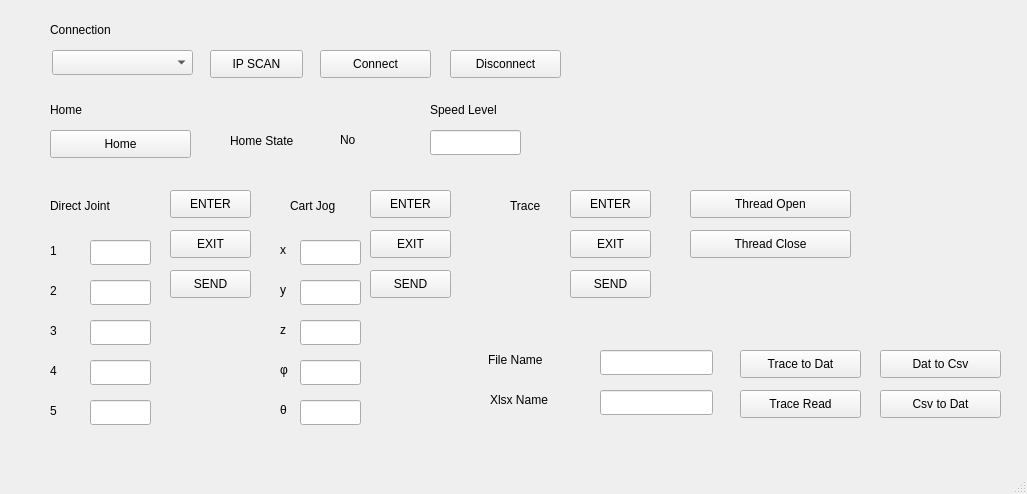
<?xml version="1.0" encoding="UTF-8"?>
<ui version="4.0">
 <class>MainWindow</class>
 <widget class="QMainWindow" name="MainWindow">
  <property name="geometry">
   <rect>
    <x>0</x>
    <y>0</y>
    <width>1027</width>
    <height>494</height>
   </rect>
  </property>
  <property name="windowTitle">
   <string>MainWindow</string>
  </property>
  <widget class="QWidget" name="centralwidget">
   <widget class="QComboBox" name="comboBox">
    <property name="geometry">
     <rect>
      <x>52</x>
      <y>50</y>
      <width>141</width>
      <height>25</height>
     </rect>
    </property>
   </widget>
   <widget class="QPushButton" name="btn_ip_scan">
    <property name="geometry">
     <rect>
      <x>210</x>
      <y>50</y>
      <width>93</width>
      <height>28</height>
     </rect>
    </property>
    <property name="text">
     <string>IP SCAN</string>
    </property>
   </widget>
   <widget class="QPushButton" name="btn_connect_controller">
    <property name="geometry">
     <rect>
      <x>320</x>
      <y>50</y>
      <width>111</width>
      <height>28</height>
     </rect>
    </property>
    <property name="text">
     <string>Connect</string>
    </property>
   </widget>
   <widget class="QPushButton" name="btn_disconnect_controller">
    <property name="geometry">
     <rect>
      <x>450</x>
      <y>50</y>
      <width>111</width>
      <height>28</height>
     </rect>
    </property>
    <property name="text">
     <string>Disconnect</string>
    </property>
   </widget>
   <widget class="QPushButton" name="btn_trace_send">
    <property name="geometry">
     <rect>
      <x>570</x>
      <y>270</y>
      <width>81</width>
      <height>28</height>
     </rect>
    </property>
    <property name="text">
     <string>SEND</string>
    </property>
   </widget>
   <widget class="QLineEdit" name="ledit_data_file_name">
    <property name="geometry">
     <rect>
      <x>600</x>
      <y>350</y>
      <width>113</width>
      <height>25</height>
     </rect>
    </property>
   </widget>
   <widget class="QLabel" name="label">
    <property name="geometry">
     <rect>
      <x>488</x>
      <y>350</y>
      <width>91</width>
      <height>20</height>
     </rect>
    </property>
    <property name="text">
     <string>File Name</string>
    </property>
   </widget>
   <widget class="QPushButton" name="btn_trace_to_dat">
    <property name="geometry">
     <rect>
      <x>740</x>
      <y>350</y>
      <width>121</width>
      <height>28</height>
     </rect>
    </property>
    <property name="text">
     <string>Trace to Dat</string>
    </property>
   </widget>
   <widget class="QPushButton" name="btn_trace_read">
    <property name="geometry">
     <rect>
      <x>740</x>
      <y>390</y>
      <width>121</width>
      <height>28</height>
     </rect>
    </property>
    <property name="text">
     <string>Trace Read</string>
    </property>
   </widget>
   <widget class="QLineEdit" name="ledit_xlsx_file_name">
    <property name="geometry">
     <rect>
      <x>600</x>
      <y>390</y>
      <width>113</width>
      <height>25</height>
     </rect>
    </property>
   </widget>
   <widget class="QLabel" name="label_2">
    <property name="geometry">
     <rect>
      <x>490</x>
      <y>390</y>
      <width>91</width>
      <height>19</height>
     </rect>
    </property>
    <property name="text">
     <string>Xlsx Name</string>
    </property>
   </widget>
   <widget class="QPushButton" name="btn_trace_to_xlsx">
    <property name="geometry">
     <rect>
      <x>880</x>
      <y>350</y>
      <width>121</width>
      <height>28</height>
     </rect>
    </property>
    <property name="text">
     <string>Dat to Csv</string>
    </property>
   </widget>
   <widget class="QPushButton" name="btn_xlsx_to_dat">
    <property name="geometry">
     <rect>
      <x>880</x>
      <y>390</y>
      <width>121</width>
      <height>28</height>
     </rect>
    </property>
    <property name="text">
     <string>Csv to Dat</string>
    </property>
   </widget>
   <widget class="QPushButton" name="btn_thread_open">
    <property name="geometry">
     <rect>
      <x>690</x>
      <y>190</y>
      <width>161</width>
      <height>28</height>
     </rect>
    </property>
    <property name="text">
     <string>Thread Open</string>
    </property>
   </widget>
   <widget class="QPushButton" name="btn_thread_close">
    <property name="geometry">
     <rect>
      <x>690</x>
      <y>230</y>
      <width>161</width>
      <height>28</height>
     </rect>
    </property>
    <property name="text">
     <string>Thread Close</string>
    </property>
   </widget>
   <widget class="QLabel" name="label_3">
    <property name="geometry">
     <rect>
      <x>50</x>
      <y>20</y>
      <width>201</width>
      <height>19</height>
     </rect>
    </property>
    <property name="text">
     <string>Connection</string>
    </property>
   </widget>
   <widget class="QLabel" name="label_4">
    <property name="geometry">
     <rect>
      <x>50</x>
      <y>100</y>
      <width>69</width>
      <height>19</height>
     </rect>
    </property>
    <property name="text">
     <string>Home</string>
    </property>
   </widget>
   <widget class="QPushButton" name="pushButton">
    <property name="geometry">
     <rect>
      <x>50</x>
      <y>130</y>
      <width>141</width>
      <height>28</height>
     </rect>
    </property>
    <property name="text">
     <string>Home</string>
    </property>
   </widget>
   <widget class="QLabel" name="label_5">
    <property name="geometry">
     <rect>
      <x>230</x>
      <y>130</y>
      <width>101</width>
      <height>21</height>
     </rect>
    </property>
    <property name="text">
     <string>Home State</string>
    </property>
   </widget>
   <widget class="QLabel" name="label_home_state">
    <property name="geometry">
     <rect>
      <x>340</x>
      <y>130</y>
      <width>81</width>
      <height>19</height>
     </rect>
    </property>
    <property name="text">
     <string>No</string>
    </property>
   </widget>
   <widget class="QLabel" name="label_6">
    <property name="geometry">
     <rect>
      <x>50</x>
      <y>190</y>
      <width>111</width>
      <height>31</height>
     </rect>
    </property>
    <property name="text">
     <string>Direct Joint</string>
    </property>
   </widget>
   <widget class="QPushButton" name="btn_direct_joint_enter">
    <property name="geometry">
     <rect>
      <x>170</x>
      <y>190</y>
      <width>81</width>
      <height>28</height>
     </rect>
    </property>
    <property name="text">
     <string>ENTER</string>
    </property>
   </widget>
   <widget class="QLineEdit" name="ledit_speed_level">
    <property name="geometry">
     <rect>
      <x>430</x>
      <y>130</y>
      <width>91</width>
      <height>25</height>
     </rect>
    </property>
   </widget>
   <widget class="QLabel" name="label_7">
    <property name="geometry">
     <rect>
      <x>430</x>
      <y>100</y>
      <width>101</width>
      <height>19</height>
     </rect>
    </property>
    <property name="text">
     <string>Speed Level</string>
    </property>
   </widget>
   <widget class="QLineEdit" name="ledit_d_j1">
    <property name="geometry">
     <rect>
      <x>90</x>
      <y>240</y>
      <width>61</width>
      <height>25</height>
     </rect>
    </property>
   </widget>
   <widget class="QLineEdit" name="ledit_d_j2">
    <property name="geometry">
     <rect>
      <x>90</x>
      <y>280</y>
      <width>61</width>
      <height>25</height>
     </rect>
    </property>
   </widget>
   <widget class="QLineEdit" name="ledit_d_j3">
    <property name="geometry">
     <rect>
      <x>90</x>
      <y>320</y>
      <width>61</width>
      <height>25</height>
     </rect>
    </property>
   </widget>
   <widget class="QLineEdit" name="ledit_d_j4">
    <property name="geometry">
     <rect>
      <x>90</x>
      <y>360</y>
      <width>61</width>
      <height>25</height>
     </rect>
    </property>
   </widget>
   <widget class="QLineEdit" name="ledit_d_j5">
    <property name="geometry">
     <rect>
      <x>90</x>
      <y>400</y>
      <width>61</width>
      <height>25</height>
     </rect>
    </property>
   </widget>
   <widget class="QLabel" name="label_8">
    <property name="geometry">
     <rect>
      <x>50</x>
      <y>240</y>
      <width>31</width>
      <height>21</height>
     </rect>
    </property>
    <property name="text">
     <string>1</string>
    </property>
   </widget>
   <widget class="QLabel" name="label_9">
    <property name="geometry">
     <rect>
      <x>50</x>
      <y>280</y>
      <width>31</width>
      <height>21</height>
     </rect>
    </property>
    <property name="text">
     <string>2</string>
    </property>
   </widget>
   <widget class="QLabel" name="label_10">
    <property name="geometry">
     <rect>
      <x>50</x>
      <y>320</y>
      <width>21</width>
      <height>21</height>
     </rect>
    </property>
    <property name="text">
     <string>3</string>
    </property>
   </widget>
   <widget class="QLabel" name="label_11">
    <property name="geometry">
     <rect>
      <x>50</x>
      <y>360</y>
      <width>31</width>
      <height>21</height>
     </rect>
    </property>
    <property name="text">
     <string>4</string>
    </property>
   </widget>
   <widget class="QLabel" name="label_12">
    <property name="geometry">
     <rect>
      <x>50</x>
      <y>400</y>
      <width>21</width>
      <height>21</height>
     </rect>
    </property>
    <property name="text">
     <string>5</string>
    </property>
   </widget>
   <widget class="QPushButton" name="btn_direct_joint_exit">
    <property name="geometry">
     <rect>
      <x>170</x>
      <y>230</y>
      <width>81</width>
      <height>28</height>
     </rect>
    </property>
    <property name="text">
     <string>EXIT</string>
    </property>
   </widget>
   <widget class="QPushButton" name="btn_direct_joint_send">
    <property name="geometry">
     <rect>
      <x>170</x>
      <y>270</y>
      <width>81</width>
      <height>28</height>
     </rect>
    </property>
    <property name="text">
     <string>SEND</string>
    </property>
   </widget>
   <widget class="QLabel" name="label_13">
    <property name="geometry">
     <rect>
      <x>290</x>
      <y>190</y>
      <width>69</width>
      <height>31</height>
     </rect>
    </property>
    <property name="text">
     <string>Cart Jog</string>
    </property>
   </widget>
   <widget class="QPushButton" name="btn_jog_enter">
    <property name="geometry">
     <rect>
      <x>370</x>
      <y>190</y>
      <width>81</width>
      <height>28</height>
     </rect>
    </property>
    <property name="text">
     <string>ENTER</string>
    </property>
   </widget>
   <widget class="QPushButton" name="btn_jog_exit">
    <property name="geometry">
     <rect>
      <x>370</x>
      <y>230</y>
      <width>81</width>
      <height>28</height>
     </rect>
    </property>
    <property name="text">
     <string>EXIT</string>
    </property>
   </widget>
   <widget class="QPushButton" name="btn_jog_send">
    <property name="geometry">
     <rect>
      <x>370</x>
      <y>270</y>
      <width>81</width>
      <height>28</height>
     </rect>
    </property>
    <property name="text">
     <string>SEND</string>
    </property>
   </widget>
   <widget class="QLabel" name="label_14">
    <property name="geometry">
     <rect>
      <x>280</x>
      <y>240</y>
      <width>31</width>
      <height>19</height>
     </rect>
    </property>
    <property name="text">
     <string>x</string>
    </property>
   </widget>
   <widget class="QLabel" name="label_15">
    <property name="geometry">
     <rect>
      <x>280</x>
      <y>280</y>
      <width>21</width>
      <height>19</height>
     </rect>
    </property>
    <property name="text">
     <string>y</string>
    </property>
   </widget>
   <widget class="QLabel" name="label_16">
    <property name="geometry">
     <rect>
      <x>280</x>
      <y>320</y>
      <width>31</width>
      <height>19</height>
     </rect>
    </property>
    <property name="text">
     <string>z</string>
    </property>
   </widget>
   <widget class="QLabel" name="label_17">
    <property name="geometry">
     <rect>
      <x>280</x>
      <y>360</y>
      <width>21</width>
      <height>19</height>
     </rect>
    </property>
    <property name="text">
     <string>φ</string>
    </property>
   </widget>
   <widget class="QLabel" name="label_18">
    <property name="geometry">
     <rect>
      <x>280</x>
      <y>400</y>
      <width>21</width>
      <height>19</height>
     </rect>
    </property>
    <property name="text">
     <string>θ</string>
    </property>
   </widget>
   <widget class="QLineEdit" name="ledit_jog_x">
    <property name="geometry">
     <rect>
      <x>300</x>
      <y>240</y>
      <width>61</width>
      <height>25</height>
     </rect>
    </property>
   </widget>
   <widget class="QLineEdit" name="ledit_jog_y">
    <property name="geometry">
     <rect>
      <x>300</x>
      <y>280</y>
      <width>61</width>
      <height>25</height>
     </rect>
    </property>
   </widget>
   <widget class="QLineEdit" name="ledit_jog_z">
    <property name="geometry">
     <rect>
      <x>300</x>
      <y>320</y>
      <width>61</width>
      <height>25</height>
     </rect>
    </property>
   </widget>
   <widget class="QLineEdit" name="ledit_jog_phi">
    <property name="geometry">
     <rect>
      <x>300</x>
      <y>360</y>
      <width>61</width>
      <height>25</height>
     </rect>
    </property>
   </widget>
   <widget class="QLineEdit" name="ledit_jog_theta">
    <property name="geometry">
     <rect>
      <x>300</x>
      <y>400</y>
      <width>61</width>
      <height>25</height>
     </rect>
    </property>
   </widget>
   <widget class="QLabel" name="label_19">
    <property name="geometry">
     <rect>
      <x>510</x>
      <y>190</y>
      <width>69</width>
      <height>31</height>
     </rect>
    </property>
    <property name="text">
     <string>Trace</string>
    </property>
   </widget>
   <widget class="QPushButton" name="btn_trace_enter">
    <property name="geometry">
     <rect>
      <x>570</x>
      <y>190</y>
      <width>81</width>
      <height>28</height>
     </rect>
    </property>
    <property name="text">
     <string>ENTER</string>
    </property>
   </widget>
   <widget class="QPushButton" name="btn_jog_exit_2">
    <property name="geometry">
     <rect>
      <x>570</x>
      <y>230</y>
      <width>81</width>
      <height>28</height>
     </rect>
    </property>
    <property name="text">
     <string>EXIT</string>
    </property>
   </widget>
  </widget>
  <widget class="QMenuBar" name="menubar">
   <property name="geometry">
    <rect>
     <x>0</x>
     <y>0</y>
     <width>1027</width>
     <height>25</height>
    </rect>
   </property>
  </widget>
  <widget class="QStatusBar" name="statusbar"/>
 </widget>
 <resources/>
 <connections/>
</ui>
